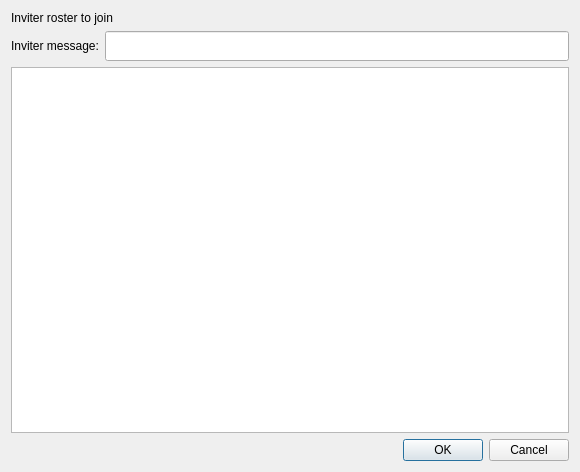
<?xml version="1.0" encoding="UTF-8"?>
<ui version="4.0">
 <class>CDlgInviter</class>
 <widget class="QDialog" name="CDlgInviter">
  <property name="geometry">
   <rect>
    <x>0</x>
    <y>0</y>
    <width>580</width>
    <height>472</height>
   </rect>
  </property>
  <property name="windowTitle">
   <string>Inviter</string>
  </property>
  <layout class="QGridLayout" name="gridLayout">
   <item row="0" column="0" colspan="2">
    <widget class="QLabel" name="lbTitle">
     <property name="text">
      <string>Inviter roster to join </string>
     </property>
    </widget>
   </item>
   <item row="1" column="0">
    <widget class="QLabel" name="label">
     <property name="text">
      <string>Inviter message:</string>
     </property>
    </widget>
   </item>
   <item row="1" column="1">
    <widget class="QLineEdit" name="txtReason">
     <property name="minimumSize">
      <size>
       <width>0</width>
       <height>30</height>
      </size>
     </property>
    </widget>
   </item>
   <item row="2" column="0" colspan="2">
    <widget class="CCustomTreeView" name="treeView"/>
   </item>
   <item row="3" column="0" colspan="2">
    <widget class="QDialogButtonBox" name="buttonBox">
     <property name="orientation">
      <enum>Qt::Horizontal</enum>
     </property>
     <property name="standardButtons">
      <set>QDialogButtonBox::Cancel|QDialogButtonBox::Ok</set>
     </property>
    </widget>
   </item>
  </layout>
 </widget>
 <customwidgets>
  <customwidget>
   <class>CCustomTreeView</class>
   <extends>QTreeView</extends>
   <header>CustomTreeView.h</header>
  </customwidget>
 </customwidgets>
 <resources/>
 <connections>
  <connection>
   <sender>buttonBox</sender>
   <signal>accepted()</signal>
   <receiver>CDlgInviter</receiver>
   <slot>accept()</slot>
   <hints>
    <hint type="sourcelabel">
     <x>248</x>
     <y>254</y>
    </hint>
    <hint type="destinationlabel">
     <x>157</x>
     <y>274</y>
    </hint>
   </hints>
  </connection>
  <connection>
   <sender>buttonBox</sender>
   <signal>rejected()</signal>
   <receiver>CDlgInviter</receiver>
   <slot>reject()</slot>
   <hints>
    <hint type="sourcelabel">
     <x>316</x>
     <y>260</y>
    </hint>
    <hint type="destinationlabel">
     <x>286</x>
     <y>274</y>
    </hint>
   </hints>
  </connection>
 </connections>
</ui>
